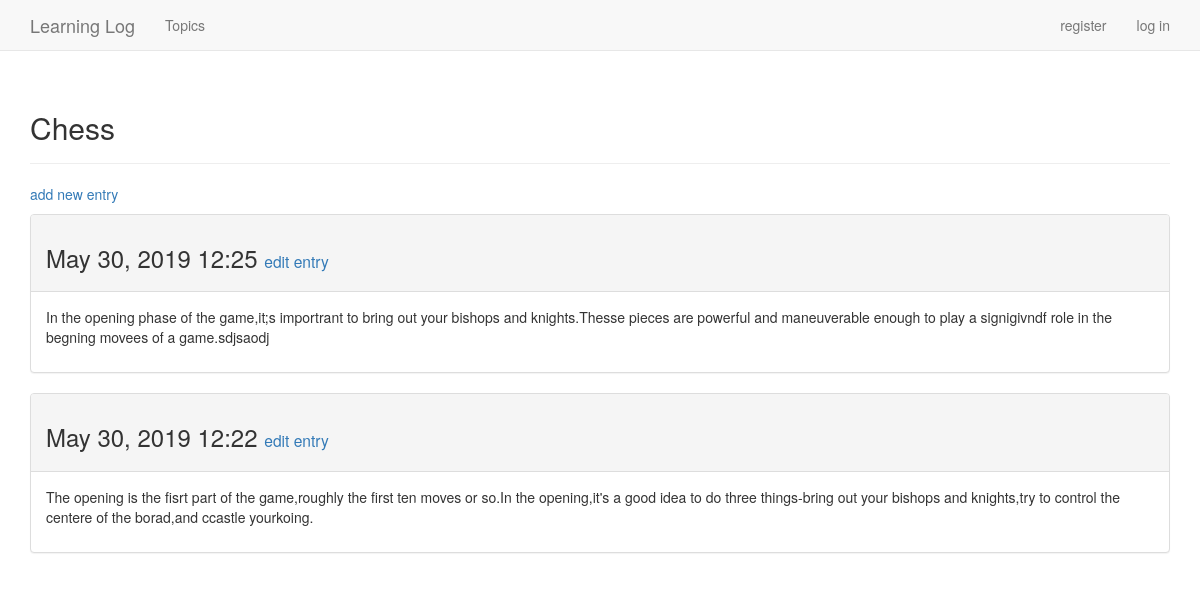
The page /topic/2/ on the database its author committed.
### learning_logs/models.py (models this page shows, shortened)
class Topic(models.Model):
    text = models.CharField(max_length=200)
    date_added = models.DateTimeField(auto_now_add=True)
    def __str__(self):
        return self.text

class Entry(models.Model):
    topic = models.ForeignKey(Topic, on_delete=models.CASCADE)
    text = models.TextField()
    date_added = models.DateTimeField(auto_now_add=True)
    class Meta:
        verbose_name_plural = 'entries'

### learning_logs/views.py (the view)
# urls.py: url(r'^topic/(?P<topic_id>\d+)/$', views.topic, name='topic'),
def topic(request,topic_id):
    topic=Topic.objects.get(id=topic_id)
    entries=topic.entry_set.order_by('-date_added')#减号指的是降序
    context={'topic':topic,'entries':entries}
    return render(request,'learning_logs/topic.html',context)

### learning_logs/templates/learning_logs/topic.html
{% extends 'learning_logs/base.html' %}
{% block header %}
  <h2>{{ topic }}</h2>
{% endblock header %}
{% block content %}
  <p>
    <a href="{% url 'learning_logs:new_entry' topic.id %}">add new entry</a>
  </p>
  {% for entry in entries %}
    <div class="panel panel-default">
      <div class="panel-heading">
        <h3>
          {{ entry.date_added|date:'M d, Y H:i' }}
          <small>
            <a href="{% url 'learning_logs:edit_entry' entry.id %}">
              edit entry</a>
          </small>
        </h3>
      </div>
      <div class="panel-body">
        {{ entry.text|linebreaks }}
      </div>
    </div>
  {% empty %}
    There are no entries for this topic yet.
  {% endfor %}
{% endblock content %}

### rows shown on the page
Topic: text "Chess"
Entry: date_added "May 30, 2019 12:25", text "In the opening phase of the game,it;s importrant to bring out your bishops and knights.Thesse pieces are powerful and maneuverable enough to play a signigivndf role in the begning movees of a game.sdjsaodj"
Entry: date_added "May 30, 2019 12:22", text "The opening is the fisrt part of the game,roughly the first ten moves or so.In the opening,it's a good idea to do three things-bring out your bishops and knights,try to control the centere of the borad,and ccastle yourkoing."
